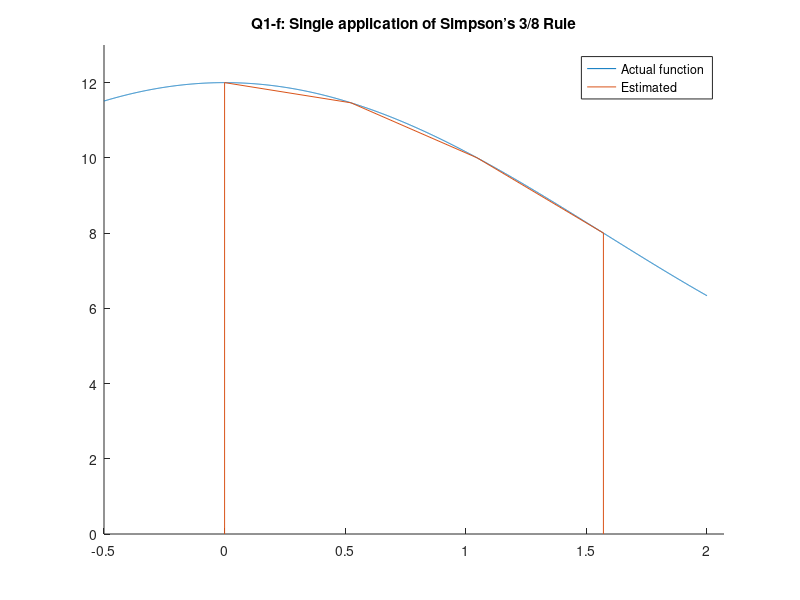

Source code (MATLAB):
clear
close all
format long

% The given function
func = @(x) 8 + 4.*cos(x);
lower_bound = 0;
upper_bound = pi / 2;
actual = 8 * (upper_bound - lower_bound) + 4 * (sin(upper_bound) - sin(lower_bound));

n = 3;
step_size = (upper_bound + lower_bound) / n;
x_step = lower_bound: step_size: upper_bound;

% Simpson's 3/8 Rule
estimated = 3 / 8 * step_size * (func(x_step(1)) + 3 * sum(func(x_step(1+1:1:end-1))) + func(x_step(end)));
% The error
error_value = abs(estimated - actual) / actual;

% Print out the information
fprintf('Q1-f: Single application of Simpson’s 3/8 Rule\n');
fprintf('Estimated Value: %.10f\n', estimated);
fprintf('Actual Value:    %.10f\n', actual);
fprintf('Percent Error:   %.5f%%\n', error_value * 100);

% Plot the figure
hold on;
x = -0.5: 0.001: 2;
plot(x, func(x));
plot([lower_bound x_step upper_bound] , [0 func(x_step) 0]);
xlim([lower_bound-0.5 upper_bound+0.5]);
ylim([0 13])
title('Q1-f: Single application of Simpson’s 3/8 Rule')
legend("Actual function", "Estimated");